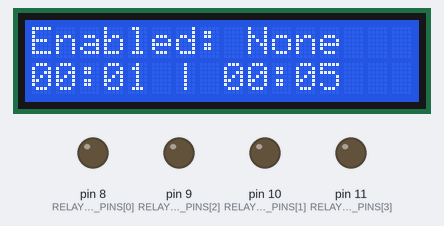
The program below on a simulated Arduino Uno, built with avr-gcc and run on an emulated ATmega328P. On the bench: 16×2 character LCD, output pins drawn as LEDs (lit = HIGH). What the program prints to the serial monitor is not drawn.

Above: at 0.3 s.
At 6.3 s:
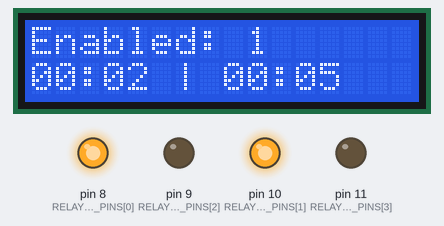
At 12.4 s:
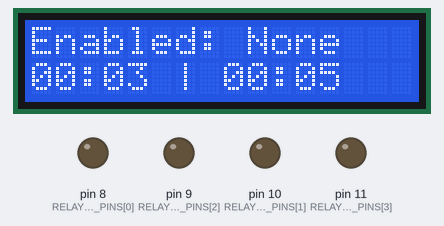
At 19.5 s:
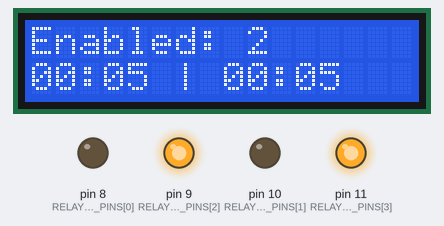
At 25.5 s:
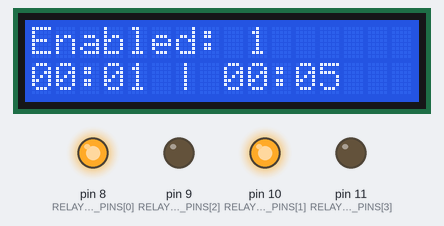
At 37.6 s:
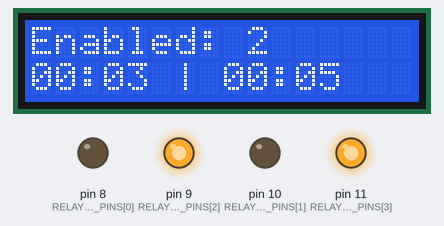
Timing chart, 0 to 39.1 s (numbered marks = the images above):
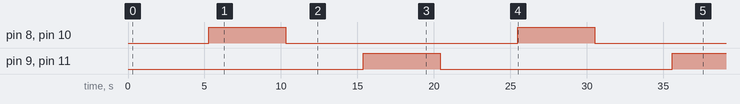

Measured:
- by itself, pin 8 (RELAY_LED_PINS[0]), pin 10 (RELAY_LED_PINS[1]): alternates HIGH for 5.0 s and LOW for 15.2 s
- by itself, pin 9 (RELAY_LED_PINS[2]), pin 11 (RELAY_LED_PINS[3]): LOW → HIGH at 15.4 s, → LOW 5.0 s later, → HIGH 15.2 s later
- what the display in image 0 shows lasts 1.0 s, from 0.3 s to 1.3 s

The program:

main.cpp
```cpp
#include <Arduino.h>
#include "debug.h"
#include "lcd.h"
#include "pumps.h"

void setup() {
  setup_debug();
  setup_pumps();
  setup_lcd();
}

void loop() {
  // start the pump cycle loop
  int current_pump = 0;
  for (size_t i = 0; i < (unsigned)RELAY_LED_PINS_LENGTH; i +=  2) {
    // note wich pump is currently active
    current_pump = (i == 0) ? 1 : current_pump + 1;
    // disable all other pumps
    pumps_disable_all();
    lcd_pumps_disabled();
    // enable the pumps
    pump_enable(RELAY_LED_PINS[i], RELAY_LED_PINS[i + 1]);
    lcd_pump_enabled(current_pump);
  }
}
```

debug.h
```cpp
#pragma once
#include <Arduino.h>

#ifndef DEBUG_H
  #define DEBUG_H

  extern const bool DEBUG;

  void SERIAL_DEBUG(String message = "");
  void setup_debug();
#endif
```

pumps.h
```cpp
#pragma once
#include <Arduino.h>

#ifndef PUMPS_H
  #define PUMPS_H

  extern int RELAY_LED_PINS[];
  extern const int RELAY_LED_PINS_LENGTH;

  void pumps_disable_all();
  void pump_enable(int pin_relay, int pin_indicator_led);
  void setup_pumps();
#endif
```

debug.cpp
```cpp
#include <Arduino.h>
#include "debug.h"

const bool DEBUG = true;

void SERIAL_DEBUG(String message = "") {
  if (DEBUG == true) {
    Serial.println(message);
  }
}

void setup_debug() {
  if(DEBUG == true) {
    Serial.begin(9600);
  }
}
```

pumps.cpp
```cpp
#include <Arduino.h>
#include "debug.h"
#include "pumps.h"

int RELAY_LED_PINS[] = {
  // relay in and indicator led for pump 2
  8, 10,
  // relay in and indicator led for pump 2
  9, 11
};

const int RELAY_LED_PINS_LENGTH = (sizeof(RELAY_LED_PINS) / sizeof(*RELAY_LED_PINS));
// ensure the "RELAY_LED_PINS" always contains an even number for each pair
// of pump relay in(s) and their led indicator lights
static_assert(RELAY_LED_PINS_LENGTH % 2 == 0, "\"RELAY_LED_PINS_LENGTH\" must contain pairs of \"relay\" and \"led indicator\" pins.");

// disable all pump relay in(s) and their led indicator lights
void pumps_disable_all() {
  SERIAL_DEBUG();
  for (size_t i = 0; i < RELAY_LED_PINS_LENGTH; i++) {
    // turn off the current pin
    digitalWrite(RELAY_LED_PINS[i], LOW);
    SERIAL_DEBUG("Turn off pin: " + String(RELAY_LED_PINS[i]));
  }
  SERIAL_DEBUG();
}

// enable a pump's relay in and it's led indicator light
void pump_enable(int pin_relay, int pin_indicator_led) {
  // turn on the relay pin
  SERIAL_DEBUG();
  digitalWrite(pin_relay, HIGH);
  SERIAL_DEBUG("Turn on pin: " + String(pin_relay));
  // turn on the indicator pin
  digitalWrite(pin_indicator_led, HIGH);
  SERIAL_DEBUG("Turn on pin: " + String(pin_indicator_led));
  SERIAL_DEBUG();
}

// SETUP: pumps
// 1. iterate pins for relay in(s) and led indicators
//   2. set those pin modes output
//   3. turn off those pins
void setup_pumps() {
  SERIAL_DEBUG();
  for (size_t i = 0; i < RELAY_LED_PINS_LENGTH; i++) {
    // set the current pin to output
    pinMode(RELAY_LED_PINS[i], OUTPUT);
    SERIAL_DEBUG("Set mode: " + String(RELAY_LED_PINS[i]) + ", output");
    // turn off the current pin
    digitalWrite(RELAY_LED_PINS[i], LOW);
    SERIAL_DEBUG("Turn off pin: " + String(RELAY_LED_PINS[i]));
  }
  SERIAL_DEBUG();
}
```

lcd.h
```cpp
#pragma once
#include <Arduino.h>
#include <Wire.h>
#include <LiquidCrystal.h>

#ifndef LCD_H
  #define LCD_H

  extern const int rs, en, d4, d5, d6, d7;
  extern LiquidCrystal lcd;

  extern const int PUMP_ENABLED_SECONDS;
  extern const int PUMP_DISABLED_SECONDS;

  void setup_lcd();
  void lcd_write(String row_1, String row_2);
  void lcd_pumps_disabled();
  void lcd_pump_enabled(int pump_number);
#endif
```

lcd.cpp
```cpp
#include <Arduino.h>
#include <Wire.h>
#include <LiquidCrystal.h>
#include "debug.h"
#include "lcd.h"
#include "lib.h"

// setup and configure the LCD display
const int rs = 7, en = 6, d4 = 5, d5 = 4, d6 = 3, d7 = 2;
LiquidCrystal lcd(rs, en, d4, d5, d6, d7);

// DEBUG: set pump enabled and disabled time to 5 seconds
const int PUMP_ENABLED_SECONDS = 5; /* 45 */
const int PUMP_DISABLED_SECONDS = 5; /* 15*60 */

// write a 16 character padded string to the lcd
void lcd_write(String row_1, String row_2) {
  // write the second line of the lcd
  lcd.setCursor(0, 0);
  String r1 = pad_end(row_1, 16);
  lcd.print(r1);
  SERIAL_DEBUG(r1);
  // write the first line of the lcd
  lcd.setCursor(0, 1);
  String r2 = pad_end(row_2, 16);
  lcd.print(r2);
  SERIAL_DEBUG(r2);
}

// 1. time pump delay
// 2. write delay status and time elapsed / remaining to the lcd
void lcd_pumps_disabled() {
  int current_delay = 0;
  while (current_delay < PUMP_ENABLED_SECONDS) {
    current_delay++;
    lcd_write("Enabled: None", seconds_to_MS(current_delay) + " | " + seconds_to_MS(PUMP_ENABLED_SECONDS));
    delay(1000);
  }
}

// 1. time pump activity
// 2. write active status and time elapsed / remaining to the lcd
void lcd_pump_enabled(int pump_number) {
  int current_active = 0;
  while (current_active < PUMP_DISABLED_SECONDS) {
    current_active++;
    lcd_write("Enabled: " + String(pump_number), seconds_to_MS(current_active) + " | " + seconds_to_MS(PUMP_DISABLED_SECONDS));
    delay(1000);
  }
}

// SETUP: lcd
// 1. clear the screen
void setup_lcd() {
  lcd.begin(16, 2);
  lcd_write("-", "-");
}
```

lib.h
```cpp
#pragma once
#include <Arduino.h>

#ifndef LIB_H
  #define LIB_H

  String pad_end(String str, unsigned int length);
  String seconds_to_MS(int total);
#endif
```

lib.cpp
```cpp
#include <Arduino.h>
#include "lib.h"

// pad a string with another string (multiple times, if needed)
// until the resulting string reaches the given length
String pad_end(String str, unsigned int length) {
  while(str.length() < length) {
    str += " ";
  }
  return str;
}

// convert a seconds integer to a time string (MM:SS)
String seconds_to_MS(int total) {
  if (total < 60) {
    String prefix = String(total < 10 ? "0" : "");
    return "00:" + prefix + String(total);
  }
  int remainder = total % 60;
  int minutes = (total - remainder) / 60;
  String minutes_out = (minutes < 10) ? "0" + String(minutes) : String(minutes);
  String seconds_out = (remainder < 10) ? "0" + String(remainder) : String(remainder);
  return minutes_out + ":" + seconds_out;
}
```
